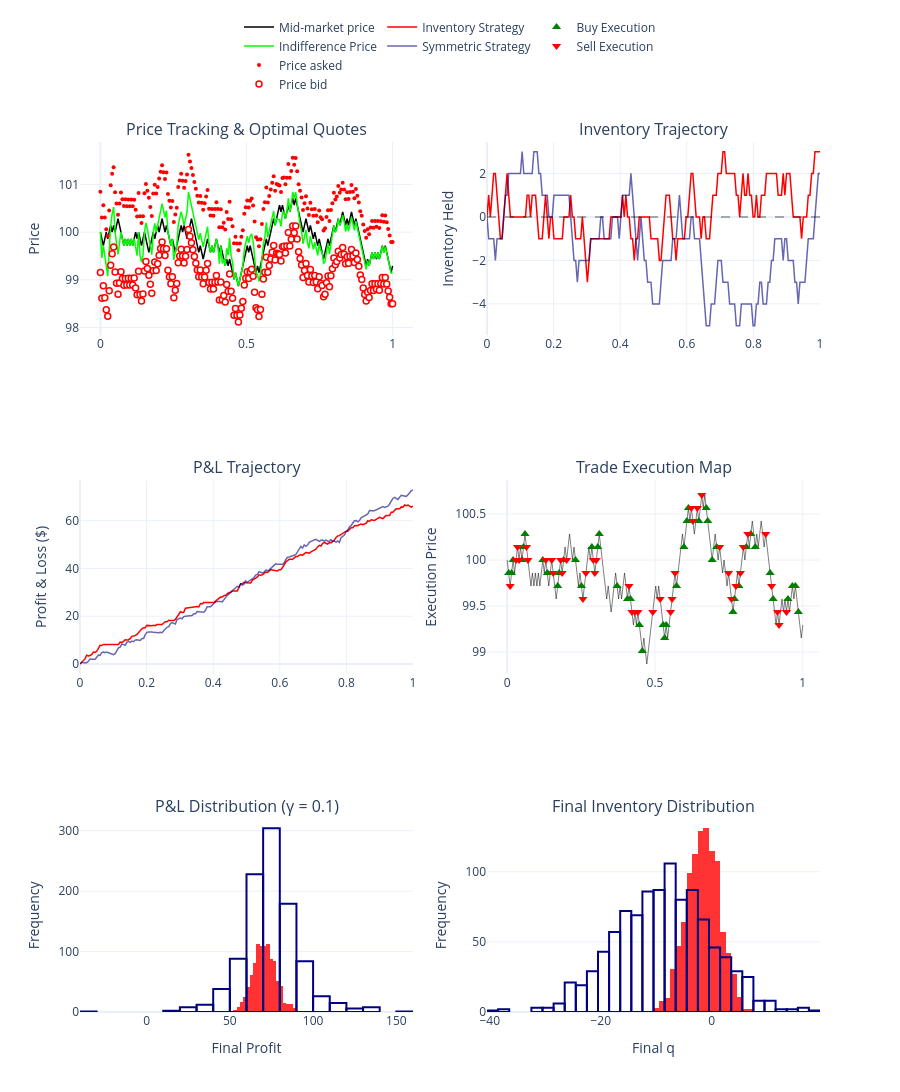

Notebook cell for this chart:
### Markdown cell above
## Part 3: Adding Asymmetric "Toxic" Order Flow

The base paper assumes buyers and sellers arrive identically. In reality, order flow becomes "toxic" when the market develops a sudden trend (e.g., news breaks, and aggressive buyers swarm the market). A naive symmetric strategy will blindly sell to all these buyers, accumulating a massive, dangerous short position.

### Code cell
# ==========================================
# SCENARIO: TOXIC ORDER FLOW
# ==========================================
display(HTML("""
<div style='text-align: center; margin-bottom: 20px;'>
    <h2>Scenario: Toxic Order Flow</h2>
    <p><b>Condition:</b> Aggressive buyers arrive 20% faster than sellers (Market Trend).<br>
    Notice how the Symmetric strategy accumulates a massive negative inventory, while the Inventory strategy defends its book.</p>
</div>
"""))

# ask_mult=1.2 simulates heavy buying pressure against the market maker
run_monte_carlo(ask_mult=1.2, bid_mult=1.0, jumps=False, gamma_val=0.1)

### Figure 1 — Plotly figure (JSON) as saved in the notebook; plotly's stock layout.template omitted (floating-point values rounded to 4 significant figures; data arrays with more than 128 entries replaced by an {"elided": "..."} marker saying what was removed)
{"data": [{"hovertemplate": "<b>%{data.name}</b><br>Time: %{x:.3f}<br>Price: %{y:.3f}<extra></extra>", "legendgroup": "price", "line": {"color": "black", "width": 1.5}, "mode": "lines", "name": "Mid-market price", "type": "scatter", "x": {"elided": "200 float values"}, "xaxis": "x", "y": {"elided": "200 float values"}, "yaxis": "y"}, {"hovertemplate": "<b>%{data.name}</b><br>Time: %{x:.3f}<br>Price: %{y:.3f}<extra></extra>", "legendgroup": "price", "line": {"color": "lime", "width": 1.5}, "mode": "lines", "name": "Indifference Price", "type": "scatter", "x": {"elided": "200 float values"}, "xaxis": "x", "y": {"elided": "200 float values"}, "yaxis": "y"}, {"hovertemplate": "<b>%{data.name}</b><br>Time: %{x:.3f}<br>Price: %{y:.3f}<extra></extra>", "legendgroup": "price", "marker": {"color": "red", "size": 4}, "mode": "markers", "name": "Price asked", "type": "scatter", "x": {"elided": "200 float values"}, "xaxis": "x", "y": {"elided": "200 float values"}, "yaxis": "y"}, {"hovertemplate": "<b>%{data.name}</b><br>Time: %{x:.3f}<br>Price: %{y:.3f}<extra></extra>", "legendgroup": "price", "marker": {"color": "white", "line": {"color": "red", "width": 1.5}, "size": 6}, "mode": "markers", "name": "Price bid", "type": "scatter", "x": {"elided": "200 float values"}, "xaxis": "x", "y": {"elided": "200 float values"}, "yaxis": "y"}, {"hovertemplate": "<b>%{data.name}</b><br>Time: %{x:.3f}<br>Inventory: %{y:.3f}<extra></extra>", "legendgroup": "inv", "line": {"color": "red", "width": 1.5}, "mode": "lines", "name": "Inventory Strategy", "type": "scatter", "x": {"elided": "200 float values"}, "xaxis": "x2", "y": {"elided": "200 float values"}, "yaxis": "y2"}, {"hovertemplate": "<b>%{data.name}</b><br>Time: %{x:.3f}<br>Inventory: %{y:.3f}<extra></extra>", "legendgroup": "inv", "line": {"color": "navy", "width": 1.5}, "mode": "lines", "name": "Symmetric Strategy", "opacity": 0.6, "type": "scatter", "x": {"elided": "200 float values"}, "xaxis": "x2", "y": {"elided": "200 float values"}, "yaxis": "y2"}, {"hovertemplate": "<b>%{data.name}</b><br>Time: %{x:.3f}<br>P&L: $%{y:.3f}<extra></extra>", "legendgroup": "pnl", "line": {"color": "red", "width": 1.5}, "mode": "lines", "name": "Inventory Strategy P&L", "showlegend": false, "type": "scatter", "x": {"elided": "200 float values"}, "xaxis": "x3", "y": {"elided": "200 float values"}, "yaxis": "y3"}, {"hovertemplate": "<b>%{data.name}</b><br>Time: %{x:.3f}<br>P&L: $%{y:.3f}<extra></extra>", "legendgroup": "pnl", "line": {"color": "navy", "width": 1.5}, "mode": "lines", "name": "Symmetric Strategy P&L", "opacity": 0.6, "showlegend": false, "type": "scatter", "x": {"elided": "200 float values"}, "xaxis": "x3", "y": {"elided": "200 float values"}, "yaxis": "y3"}, {"hovertemplate": "<b>%{data.name}</b><br>Time: %{x:.3f}<br>Price: %{y:.3f}<extra></extra>", "legendgroup": "exec", "line": {"color": "black", "width": 1}, "mode": "lines", "name": "Mid-Price", "opacity": 0.5, "showlegend": false, "type": "scatter", "x": {"elided": "200 float values"}, "xaxis": "x4", "y": {"elided": "200 float values"}, "yaxis": "y4"}, {"hovertemplate": "<b>%{data.name}</b><br>Time: %{x:.3f}<br>Price: %{y:.3f}<extra></extra>", "legendgroup": "exec", "marker": {"color": "green", "size": 8, "symbol": "triangle-up"}, "mode": "markers", "name": "Buy Execution", "type": "scatter", "x": [0.005025, 0.01508, 0.0201, 0.05025, 0.05528, 0.0603, 0.1206, 0.1357, 0.1709, 0.1759, 0.191, 0.2312, 0.2513, 0.2864, 0.3065, 0.3116, 0.3719, 0.407, 0.4171, 0.4472, 0.4573, 0.5276, 0.5327, 0.5377, 0.5729, 0.598, 0.608, 0.6131, 0.6482, 0.6734, 0.6784, 0.6935, 0.7085, 0.7638, 0.7688, 0.7839, 0.809, 0.8241, 0.8392, 0.8894, 0.8995, 0.9497, 0.9648, 0.9749, 0.9849], "xaxis": "x4", "y": [99.86, 99.86, 100.0, 100.0, 100.1, 100.3, 100.0, 99.86, 99.72, 99.86, 100.0, 100.0, 99.72, 100.1, 100.1, 100.3, 99.72, 99.58, 99.58, 99.29, 99.01, 99.29, 99.15, 99.29, 99.72, 100.1, 100.4, 100.6, 100.4, 100.6, 100.4, 100.0, 100.1, 99.43, 99.58, 99.72, 100.1, 100.3, 100.1, 99.86, 99.58, 99.58, 99.72, 99.72, 99.43], "yaxis": "y4"}, {"hovertemplate": "<b>%{data.name}</b><br>Time: %{x:.3f}<br>Price: %{y:.3f}<extra></extra>", "legendgroup": "exec", "marker": {"color": "red", "size": 8, "symbol": "triangle-down"}, "mode": "markers", "name": "Sell Execution", "type": "scatter", "x": [0.01005, 0.03015, 0.03518, 0.0402, 0.06533, 0.07035, 0.1307, 0.1508, 0.1558, 0.1809, 0.1859, 0.201, 0.2563, 0.2663, 0.2915, 0.2965, 0.3015, 0.4121, 0.4221, 0.4322, 0.4422, 0.4925, 0.5176, 0.5528, 0.5578, 0.5678, 0.6231, 0.6281, 0.6432, 0.6583, 0.7186, 0.7487, 0.7588, 0.7739, 0.7889, 0.799, 0.8141, 0.8744, 0.8945, 0.9146, 0.9196, 0.9447], "xaxis": "x4", "y": [99.72, 100.0, 100.1, 100.0, 100.1, 100.0, 100.0, 100.0, 99.86, 100.0, 99.86, 100.0, 99.58, 99.86, 100.0, 99.86, 100.0, 99.72, 99.43, 99.43, 99.43, 99.43, 99.58, 99.43, 99.58, 99.86, 100.6, 100.4, 100.6, 100.7, 100.1, 99.86, 99.58, 99.72, 99.86, 100.1, 100.3, 100.3, 99.72, 99.43, 99.29, 99.43], "yaxis": "y4"}, {"hovertemplate": "<b>%{data.name}</b><br>P&L: %{x:.3f}<br>Count: %{y}<extra></extra>", "legendgroup": "dist", "marker": {"color": "red"}, "name": "Inventory Strategy", "nbinsx": 30, "opacity": 0.8, "showlegend": false, "type": "histogram", "x": {"elided": "1000 float values"}, "xaxis": "x5", "yaxis": "y5"}, {"hovertemplate": "<b>%{data.name}</b><br>P&L: %{x:.3f}<br>Count: %{y}<extra></extra>", "legendgroup": "dist", "marker": {"color": "rgba(0,0,0,0)", "line": {"color": "navy", "width": 2}}, "name": "Symmetric Strategy", "nbinsx": 30, "showlegend": false, "type": "histogram", "x": {"elided": "1000 float values"}, "xaxis": "x5", "yaxis": "y5"}, {"hovertemplate": "<b>%{data.name}</b><br>Final Q: %{x:.3f}<br>Count: %{y}<extra></extra>", "legendgroup": "dist_q", "marker": {"color": "red"}, "name": "Inventory Strategy", "nbinsx": 30, "opacity": 0.8, "showlegend": false, "type": "histogram", "x": {"elided": "1000 int values"}, "xaxis": "x6", "yaxis": "y6"}, {"hovertemplate": "<b>%{data.name}</b><br>Final Q: %{x:.3f}<br>Count: %{y}<extra></extra>", "legendgroup": "dist_q", "marker": {"color": "rgba(0,0,0,0)", "line": {"color": "navy", "width": 2}}, "name": "Symmetric Strategy", "nbinsx": 30, "showlegend": false, "type": "histogram", "x": {"elided": "1000 int values"}, "xaxis": "x6", "yaxis": "y6"}], "layout": {"annotations": [{"font": {"size": 16}, "showarrow": false, "text": "Price Tracking & Optimal Quotes", "x": 0.225, "xanchor": "center", "xref": "paper", "y": 1, "yanchor": "bottom", "yref": "paper"}, {"font": {"size": 16}, "showarrow": false, "text": "Inventory Trajectory", "x": 0.775, "xanchor": "center", "xref": "paper", "y": 1, "yanchor": "bottom", "yref": "paper"}, {"font": {"size": 16}, "showarrow": false, "text": "P&L Trajectory", "x": 0.225, "xanchor": "center", "xref": "paper", "y": 0.6111, "yanchor": "bottom", "yref": "paper"}, {"font": {"size": 16}, "showarrow": false, "text": "Trade Execution Map", "x": 0.775, "xanchor": "center", "xref": "paper", "y": 0.6111, "yanchor": "bottom", "yref": "paper"}, {"font": {"size": 16}, "showarrow": false, "text": "P&L Distribution (γ = 0.1)", "x": 0.225, "xanchor": "center", "xref": "paper", "y": 0.2222, "yanchor": "bottom", "yref": "paper"}, {"font": {"size": 16}, "showarrow": false, "text": "Final Inventory Distribution", "x": 0.775, "xanchor": "center", "xref": "paper", "y": 0.2222, "yanchor": "bottom", "yref": "paper"}], "autosize": true, "barmode": "overlay", "height": 1200, "hovermode": "closest", "legend": {"orientation": "h", "x": 0.5, "xanchor": "center", "y": 1.05, "yanchor": "bottom"}, "shapes": [{"line": {"color": "black", "dash": "dash"}, "opacity": 0.3, "type": "line", "x0": 0, "x1": 1, "xref": "x2 domain", "y0": 0, "y1": 0, "yref": "y2"}], "xaxis": {"anchor": "y", "domain": [0, 0.45]}, "xaxis2": {"anchor": "y2", "domain": [0.55, 1]}, "xaxis3": {"anchor": "y3", "domain": [0, 0.45]}, "xaxis4": {"anchor": "y4", "domain": [0.55, 1]}, "xaxis5": {"anchor": "y5", "domain": [0, 0.45], "title": {"text": "Final Profit"}}, "xaxis6": {"anchor": "y6", "domain": [0.55, 1], "title": {"text": "Final q"}}, "yaxis": {"anchor": "x", "domain": [0.7778, 1], "title": {"text": "Price"}}, "yaxis2": {"anchor": "x2", "domain": [0.7778, 1], "title": {"text": "Inventory Held"}}, "yaxis3": {"anchor": "x3", "domain": [0.3889, 0.6111], "title": {"text": "Profit & Loss ($)"}}, "yaxis4": {"anchor": "x4", "domain": [0.3889, 0.6111], "title": {"text": "Execution Price"}}, "yaxis5": {"anchor": "x5", "domain": [0, 0.2222], "title": {"text": "Frequency"}}, "yaxis6": {"anchor": "x6", "domain": [0, 0.2222], "title": {"text": "Frequency"}}}}
